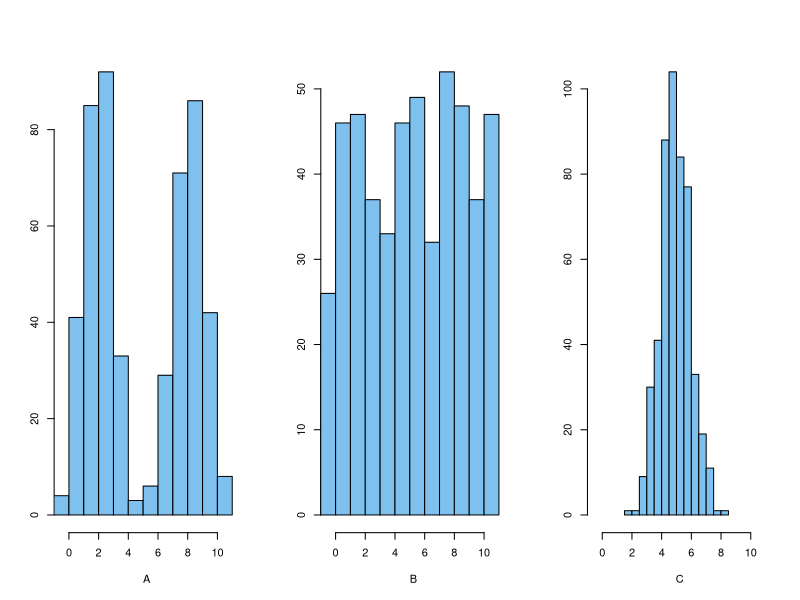

Write R code to recreate this figure.
n = 500

# bimodal
y1 = rnorm(n, mean = 2, sd = 1)
y2 = rnorm(n, mean = 8, sd = 1)  # same SD
w = rbinom(n, 1, .5)                     
x2 = w*y1 + (1-w)*y2         

# uniform
unif <- runif(n, min = min(x2), max = max(x2))

# standard normal
stdNorm <- rnorm(n, mean = mean(x2), sd = 1)

png("../fig/dist-plot.png")
par(mfrow=c(1,3))
hist(x2, col="skyblue2",
     xlim=c(min(x2), max(x2)),
     main=NULL, 
     xlab = "A",
     ylab = NULL)
hist(unif, col="skyblue2",
     xlim=c(min(x2), max(x2)),
     main=NULL, 
     xlab = "B",
     ylab = NULL)
hist(stdNorm, col="skyblue2",
     xlim=c(min(x2), max(x2)),
     main=NULL, 
     xlab = "C",
     ylab = NULL)
par(mfrow=c(1,1))
dev.off()